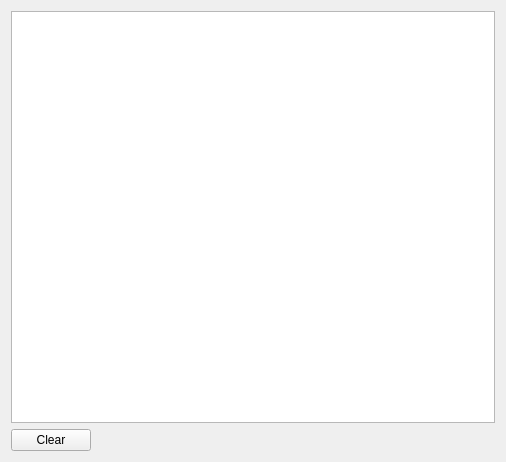
<?xml version="1.0" encoding="UTF-8"?>
<ui version="4.0">
 <class>MessageDisplay</class>
 <widget class="QWidget" name="MessageDisplay">
  <property name="geometry">
   <rect>
    <x>0</x>
    <y>0</y>
    <width>506</width>
    <height>462</height>
   </rect>
  </property>
  <property name="windowTitle">
   <string>Form</string>
  </property>
  <layout class="QGridLayout" name="gridLayout" rowstretch="1,0" columnstretch="0,1">
   <item row="0" column="0" colspan="2">
    <widget class="QTextEdit" name="textEdit"/>
   </item>
   <item row="1" column="0">
    <widget class="QPushButton" name="pushButton_clear">
     <property name="text">
      <string>Clear</string>
     </property>
    </widget>
   </item>
   <item row="1" column="1">
    <spacer name="horizontalSpacer">
     <property name="orientation">
      <enum>Qt::Horizontal</enum>
     </property>
     <property name="sizeHint" stdset="0">
      <size>
       <width>399</width>
       <height>20</height>
      </size>
     </property>
    </spacer>
   </item>
  </layout>
 </widget>
 <resources/>
 <connections/>
</ui>
